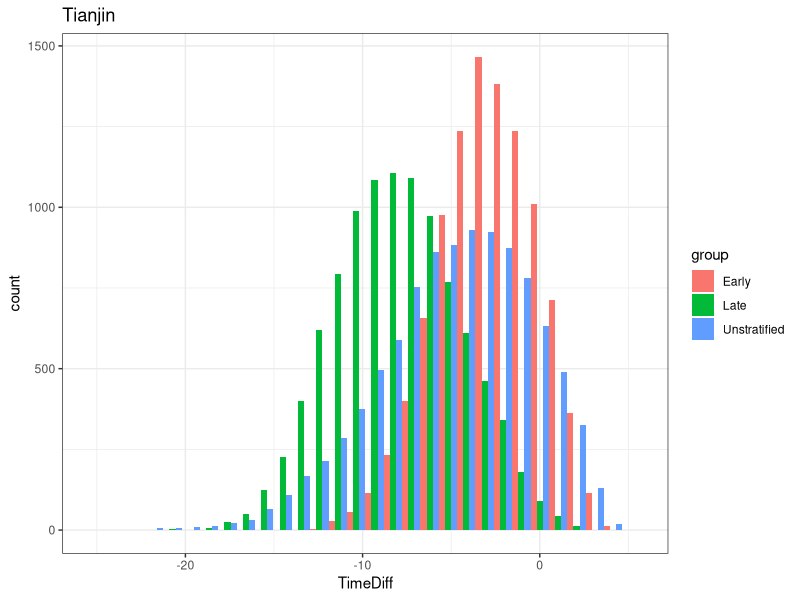
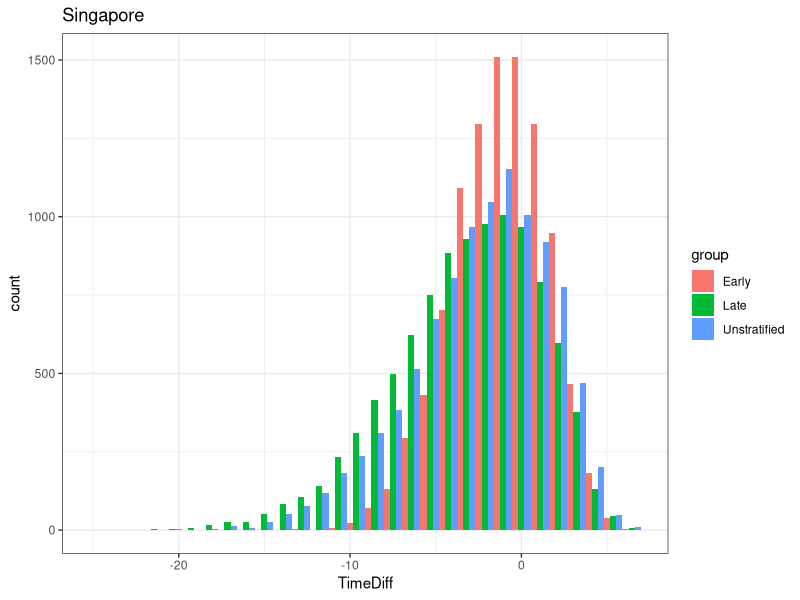
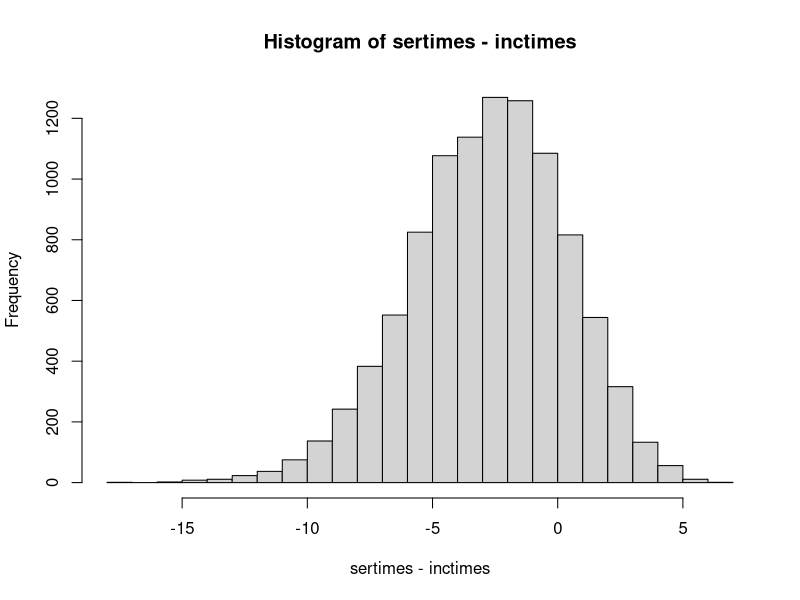
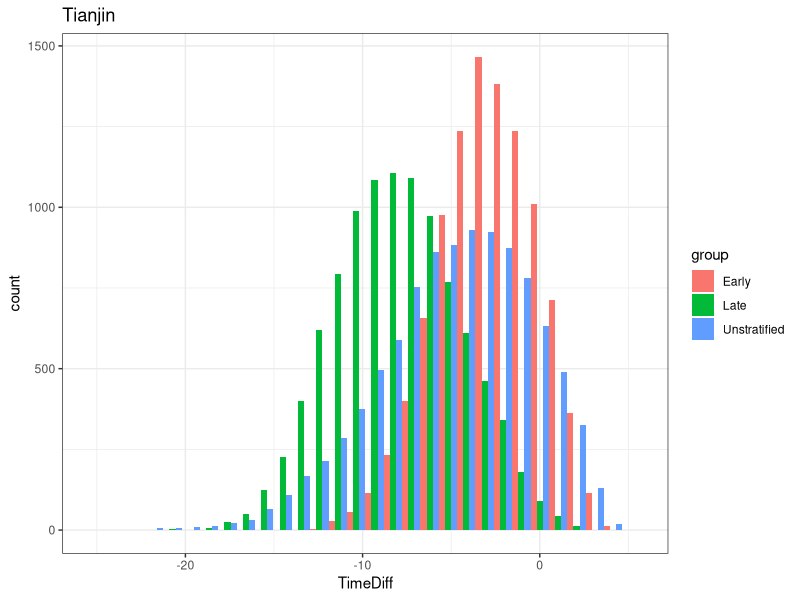
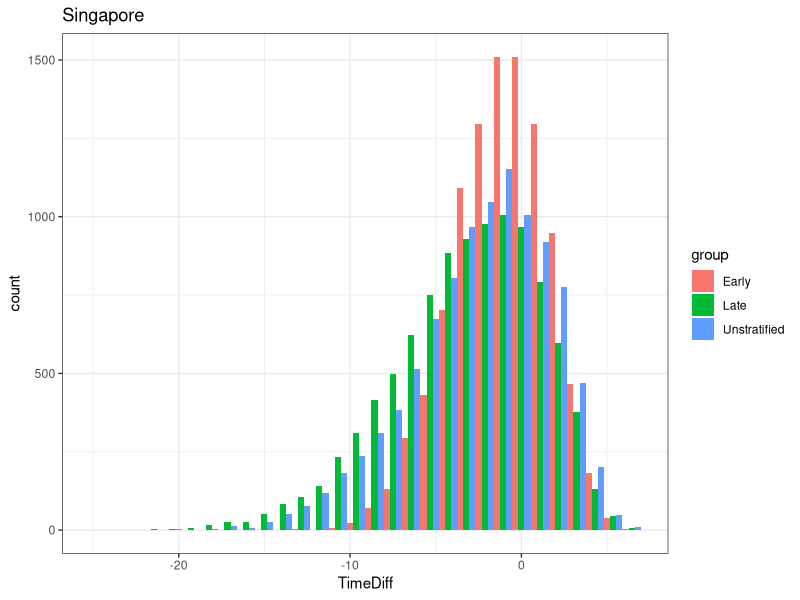

Generate these figures, in order, with R:
## ---- chunk 1
knitr::opts_chunk$set(echo = TRUE)
library(ggplot2)
## ---- chunk 2
tianjin=list()
tianjin[[1]]=list(median=6.9, shape=2.73, minshape=2.01, maxshape=3.43, scale=7.85, minscale=6.85, maxscale=8.94)
tianjin[[2]]=list(median=12.43, shape=3.95, minshape=2.66, maxshape=4.97, scale=13.64, minscale=11.99, maxscale=15.51)
tianjin[[3]]=list(median= 8.62, shape= 2.25, minshape=1.79, maxshape=2.83, scale =10.15, minscale=8.9, maxscale=11.6)  # actually I won't need all of that information here 

singapore=list()
singapore[[1]]=list(median= 5.46, shape= 2.35, scale= 6.38)
singapore[[2]]=list(median= 7.27, shape= 1.93, scale= 8.79)
singapore[[3]]=list(median=6.55 , shape=1.88 , scale =7.97)
## ---- chunk 3
Nsamp=10000
inctimesE = rweibull(Nsamp, shape = tianjin[[1]]$shape, scale = tianjin[[1]]$scale)
inctimesL = rweibull(Nsamp, shape = tianjin[[2]]$shape, scale = tianjin[[2]]$scale)
inctimesU = rweibull(Nsamp, shape = tianjin[[3]]$shape, scale = tianjin[[3]]$scale)


sertimes= rnorm(Nsamp, mean = 4.22, sd = 0.40)

d1=data.frame(TimeDiff=sertimes-inctimesE, group="Early")
d2=data.frame(TimeDiff=sertimes-inctimesL, group="Late")
d3=data.frame(TimeDiff=sertimes-inctimesU, group="Unstratified")

df=rbind(d1,d2, d3) 

ggplot(data=df, aes(x=TimeDiff, fill=group))+geom_histogram(position="dodge")+theme_bw()+ggtitle("Tianjin")

ggsave(file="portion_pre_Tianjin.pdf", height=4,width = 6)
## ---- chunk 4

# portion pre-symptom: early
sum(d1$TimeDiff<0)/length(d1$TimeDiff)
# portion pre-symptom: late
sum(d2$TimeDiff<0)/length(d2$TimeDiff)
# portion pre-symptom: unstratified 
sum(d3$TimeDiff<0)/length(d3$TimeDiff)
## ---- chunk 5
Nsamp=10000
inctimesE = rweibull(Nsamp, shape = singapore[[1]]$shape, scale = singapore[[1]]$scale)
inctimesL = rweibull(Nsamp, shape = singapore[[2]]$shape, scale = singapore[[2]]$scale)
inctimesU = rweibull(Nsamp, shape = singapore[[3]]$shape, scale = singapore[[3]]$scale)


sertimes= rnorm(Nsamp, mean = 4.56, sd = 0.953)

d1=data.frame(TimeDiff=sertimes-inctimesE, group="Early")
d2=data.frame(TimeDiff=sertimes-inctimesL, group="Late")
d3=data.frame(TimeDiff=sertimes-inctimesU, group="Unstratified")

df=rbind(d1,d2, d3) 

ggplot(data=df, aes(x=TimeDiff, fill=group))+geom_histogram(position="dodge")+theme_bw()+ggtitle("Singapore")

ggsave(file="portion_pre_Singapore.pdf", height=4,width = 6)
## ---- chunk 6
# portion pre-symptom: early
sum(d1$TimeDiff<0)/length(d1$TimeDiff)
# portion pre-symptom: late
sum(d2$TimeDiff<0)/length(d2$TimeDiff)
# portion pre-symptom: unstratified
sum(d3$TimeDiff<0)/length(d3$TimeDiff)

## ---- chunk 7
Nsamp=10000
shapes=rnorm(Nsamp, tianjin[[1]]$shape, (tianjin[[1]]$maxshape-tianjin[[1]]$shape)/1.96)
scales=rnorm(Nsamp, tianjin[[1]]$scale, (tianjin[[1]]$maxscale-tianjin[[1]]$scale)/1.96)
inctimes = rweibull(Nsamp, shape=shapes, scale=scales)
# tianjin mean 4.22 (3.15, 5.29) so sd of the means is 
serialmeansd=(4.22-3.15)/1.96
sermeans = rnorm(Nsamp, 4.22, serialmeansd)
sersd=1 # sd in the mean  ... ok 
sertimes= rnorm(Nsamp, mean =sermeans, sd=sersd)
hist(sertimes-inctimes,breaks = 30) 
sum(sertimes-inctimes < 0)/length(sertimes)
